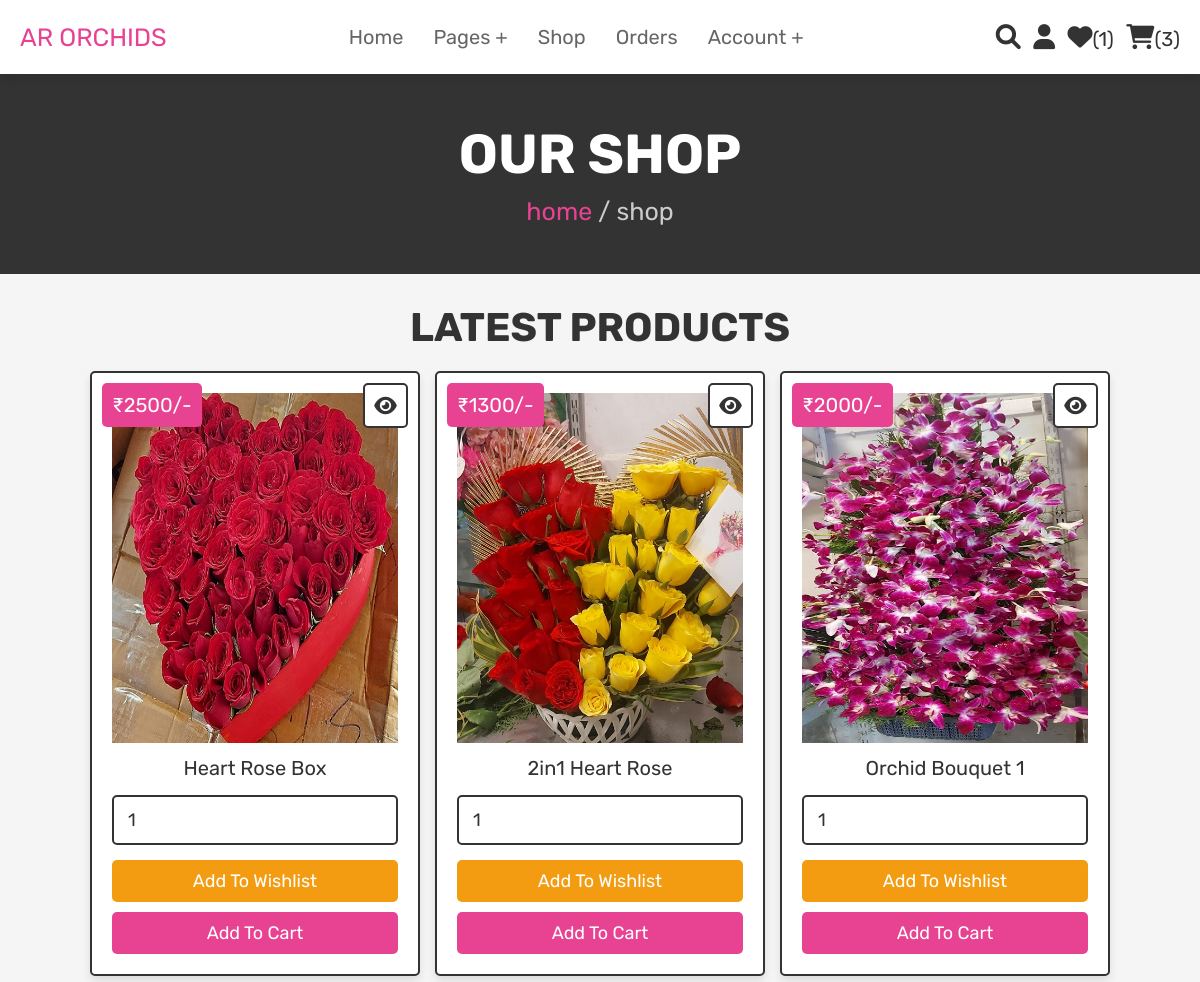
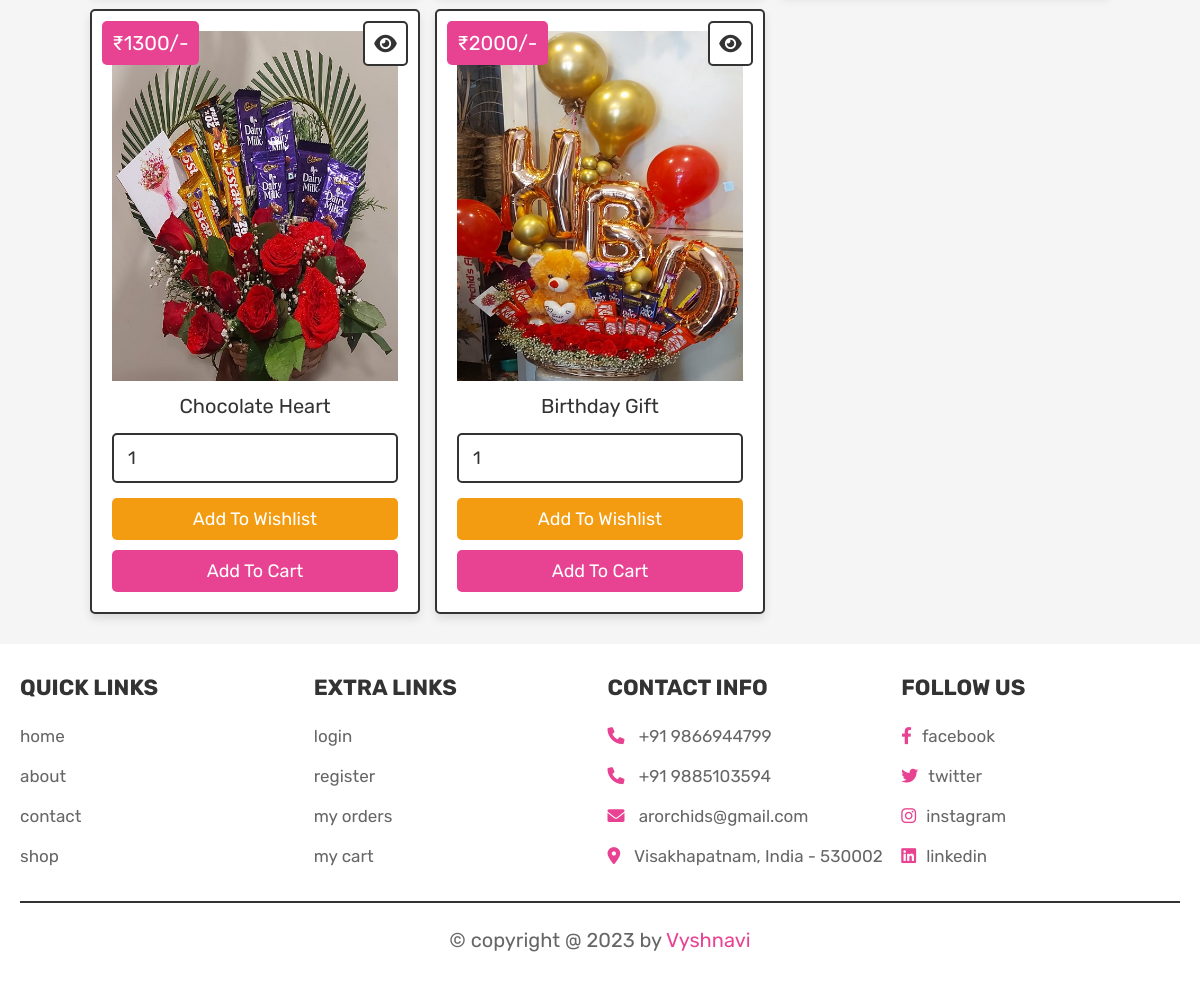
Page /shop.php (signed in) on the committed database (2 pictures, top to bottom).
### tables this page shows
CREATE TABLE `products` (
  `id` int(100) NOT NULL,
  `name` varchar(100) NOT NULL,
  `details` varchar(500) NOT NULL,
  `price` int(100) NOT NULL,
  `image` varchar(100) NOT NULL
);

### shop.php (the view, shortened to what this page needs)
<?php
@include 'config.php';
?>
<!DOCTYPE html>
<html lang="en">
<head>
   <link rel="stylesheet" href="https://cdnjs.cloudflare.com/ajax/libs/font-awesome/6.0.0/css/all.min.css">
   <link rel="stylesheet" href="css/style.css">
</head>
<body>
<?php @include 'header.php'; ?>
<section class="heading">
    <h3>our shop</h3>
    <p> <a href="home.php">home</a> / shop </p>
</section>
<section class="products">
   <h1 class="title">latest products</h1>
   <div class="box-container">
      <?php
         $select_products = mysqli_query($conn, "SELECT * FROM `products`") or die('query failed');
         if(mysqli_num_rows($select_products) > 0){
            while($fetch_products = mysqli_fetch_assoc($select_products)){
      ?>
      <form action="" method="POST" class="box">
         <a href="view_page.php?pid=<?php echo $fetch_products['id']; ?>" class="fas fa-eye"></a>
         <div class="price">₹<?php echo $fetch_products['price']; ?>/-</div>
         <img src="uploaded_img/<?php echo $fetch_products['image']; ?>" alt="" class="image">
         <div class="name"><?php echo $fetch_products['name']; ?></div>
         <input type="number" name="product_quantity" value="1" min="0" class="qty">
         <input type="submit" value="add to wishlist" name="add_to_wishlist" class="option-btn">
         <input type="submit" value="add to cart" name="add_to_cart" class="btn">
      </form>
      <?php
         }
      }else{
         echo '<p class="empty">no products added yet!</p>';
      }
      ?>
   </div>
</section>
<?php @include 'footer.php'; ?>
</body>
</html>

### css/style.css (style rules this page uses)
:root { --pink:#e84393; --red:#c0392b; --orange:#f39c12; --black:#333; --white:#fff; --light-color:#666; --light-white:#ccc; --light-bg:#f5f5f5; --border:.2rem solid var(--black); --box-shadow:0 .5rem 1rem rgba(0,0,0,.1); }
* { font-family: 'Rubik', sans-serif; margin:0; padding:0; box-sizing: border-box; outline: none; border:none; text-decoration: none; transition:all .2s linear; }
html { font-size: 62.5%; overflow-x: hidden; scroll-behavior: smooth; scroll-padding-top: 6.5rem; }
body { background: var(--light-bg); }
section { padding:3rem 2rem; }
.btn, .delete-btn, .option-btn { display: inline-block; border-radius: .5rem; margin-top: 1rem; font-size: 1.8rem; color:var(--white); cursor: pointer; padding:1rem 3rem; text-transform: capitalize; }
.btn { background-color: var(--pink); }
.option-btn { background-color: var(--orange); }
.heading { display: flex; flex-flow: column; align-items: center; justify-content: center; gap:1rem; background-color: var(--black); text-align: center; min-height: 25vh; }
.heading h3 { font-size: 5.5rem; color:var(--white); text-transform: uppercase; }
.heading p { font-size: 2.5rem; color:var(--light-white); }
.heading p a { color:var(--pink); }
.title { text-align: center; margin-bottom: 2rem; color:var(--black); text-transform: uppercase; font-size: 4rem; }
.products .box-container { max-width: 1200px; margin:0 auto; display: grid; grid-template-columns: repeat(auto-fit, 33rem); gap:1.5rem; align-items: flex-start; justify-content: center; }
.products .box-container .box { background-color: var(--white); border:var(--border); box-shadow: var(--box-shadow); border-radius: .5rem; padding:2rem; text-align: center; position: relative; }
.products .box-container .box .image { height: 35rem; width: 100%; object-fit: cover; }
.products .box-container .box .fa-eye, .products .box-container .box .price { position: absolute; top:1rem; border-radius: .5rem; }
.products .box-container .box .price { font-size: 2rem; padding:1rem; background-color: var(--pink); color:var(--white); left:1rem; }
.products .box-container .box .fa-eye { right:1rem; height: 4.5rem; width: 4.5rem; line-height: 4.2rem; font-size: 2rem; background-color: var(--white); color:var(--black); border:var(--border); }
.products .box-container .box .name { margin:1rem; font-size: 2rem; color:var(--black); }
.products .box-container .box .qty { width: 100%; padding:1.2rem 1.4rem; font-size: 1.8rem; color:var(--black); border:var(--border); border-radius: .5rem; margin:.5rem 0; }
.products .box-container .box .btn, .products .box-container .box .option-btn { width: 100%; }

### rows in the picture
products: price "2500", image (picture), name "Heart Rose Box"
products: price "1300", image (picture), name "2in1 Heart Rose"
products: price "2000", image (picture), name "Orchid Bouquet 1"
products: price "1300", image (picture), name "Chocolate Heart"
products: price "2000", image (picture), name "Birthday Gift"

### other values in the picture
$wishlist_num_rows "1"
$cart_num_rows "3"
